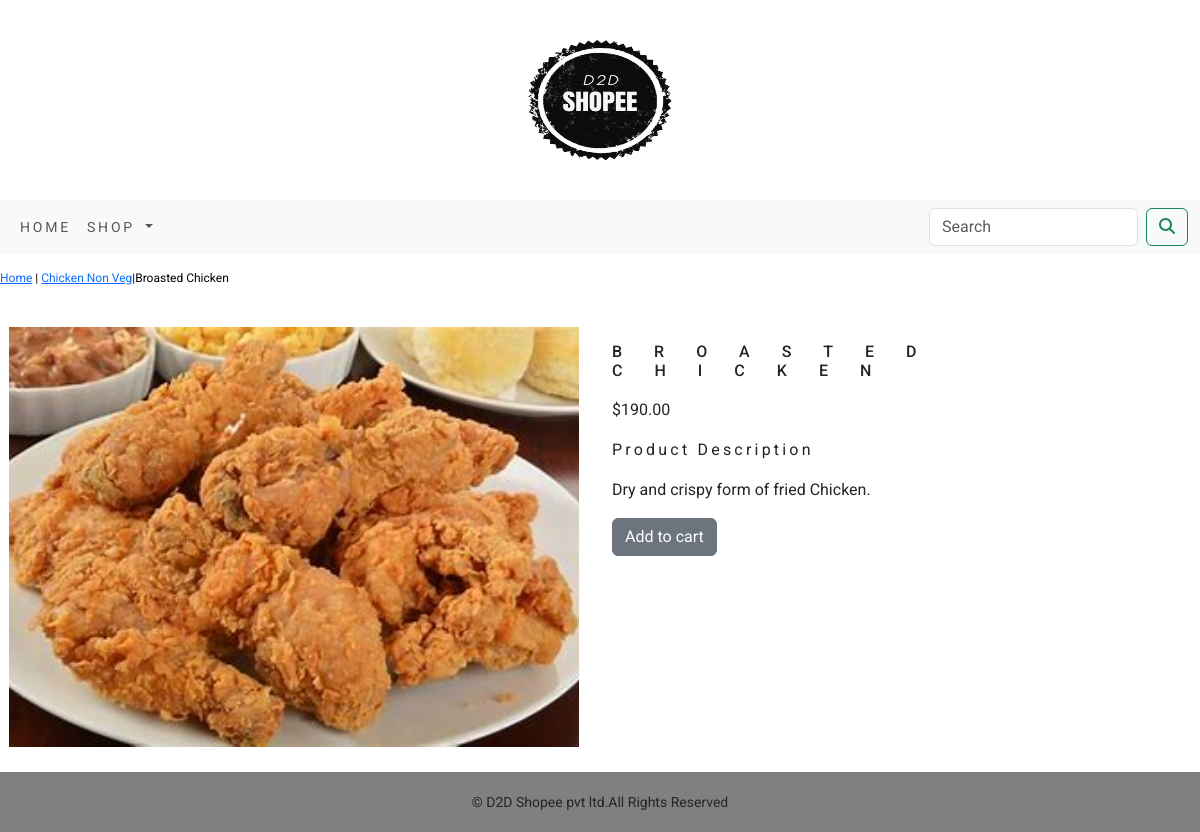
The page /chicken-non-veg/broasted-chicken/ on the database its author committed.
### E_shop/models.py (models this page shows, shortened)
class Product(models.Model):
    name=models.CharField(max_length=250,unique=True)
    slug=models.SlugField(max_length=250,unique=True)
    description=models.TextField(blank=True)
    price=models.DecimalField(max_digits=10,decimal_places=2)
    category=models.ForeignKey(Category,on_delete=models.CASCADE)
    image = models.ImageField(upload_to='product', blank=True)
    stock=models.IntegerField()
    available=models.BooleanField(default=True)
    created=models.DateTimeField(auto_now_add=True)
    updated=models.DateTimeField(auto_now=True)
    class Meta:
        ordering=('name',)
        verbose_name='product'
        verbose_name_plural='products'

class Category(models.Model):
    name=models.CharField(max_length=250,unique=True)
    slug=models.SlugField(max_length=250,unique=True)
    description=models.TextField(blank=True)
    image=models.ImageField(upload_to='category',blank=True)
    class Meta:
        ordering=('name',)
        verbose_name='category'
        verbose_name_plural='categories'
    def get_url(self):
        return reverse('E_shop:products_by_category', args=[self.slug])
    def __str__(self):
        return '{}'.format(self.name)

### E_shop/views.py (the view)
# urls.py: path('<slug:c_slug>/<slug:product_slug>/', views.proDetail, name='prodCatDetail')
def proDetail(request,c_slug,product_slug):
    try:
        product=Product.objects.get(category__slug=c_slug,slug=product_slug)
    except Exception as e:
        raise e
    return render(request,'product.html',{'product':product})

### E_shop/context_processors.py (called while the page is built)
def menu_links(request):
    links=Category.objects.all()
    return dict(links=links)

### cart/context_processors.py (called while the page is built)
def counter(request):
    item_count=0
    if 'admin' in request.path:
        return {}
    else:
        try:
            cart=Cart.objects.filter(cart_id=_cart_id(request))
            cart_items=CartItem.objects.all().filter(cart=cart[:1])
            for cart_item in cart_items:
                item_count += cart_item.quantity
        except Cart.DoesNotExist:
            item_count=0
    return dict(item_count=item_count)

### cart/views.py (called while the page is built)
def _cart_id(request):
    cart=request.session.session_key
    if not cart:
        cart=request.session.create()
    return  cart

### templates/product.html (shortened to what this page needs)
{% extends 'base.html' %}
{% load static %}
{% block content %}
<div class="row my_prod_row_class" style="padding-top:15px;padding-bottom:25px;">
    <div class="mx_auto">
        <p><a href="{% url 'E_shop:allProdCat'%}">Home</a> | <a href="{{product.category.get_url}}">{{product.category}}</a>|{{product.name}}</p>
    </div>
    <div class="container">
<br>
<div class="row">
    <div class="col-12 col-sm-12 col-md-12 col-lg-6 text-center">
        <div style="min-width:18rem;">
            <img src="{{product.image.url}}" alt="{{product.name}}" style="height:420px;">
        </div>
    </div>
    <div class="col-12 col-sm-12 col-md-12 col-lg-6">
        <h1 class="my_prod_title">{{product.name}}</h1>
        <p>${{product.price}}</p>
        <p class="my_title">Product Description</p>
        <p class="text-justify my_prod_text">{{product.description}}</p>
        {% if product.stock <= 0 %}
        <p class="text-justify my_prod_text"><b>Out of stock</b></p>
        {% else %}
        <a  class="btn btn-secondary" href="{% url 'cart:add_cart' product.id %}">Add to cart</a>
        {% endif %}
    </div>
</div>
</div>
</div>
{% endblock %}

### static/css/custom.css (style rules this page uses)
body { font-family: 'Roboto', sans-serif; }
.my_title { font-size:16px; text_transform:uppercase; letter-spacing:0.2rem; }
.my_prod_row_class { padding-top:15px; padding-bottom:25px; }
.my_prod_row_class .mx_auto { color:#000; font-size:12px; text-decoration:none; }
.my_prod_title { font-size:16px; text-transform:uppercase; letter-spacing:2em; padding-top:15px; padding-bottom:10px; }
.my_prod_text { padding-right:20px; }

### rows shown on the page
Product: category "Chicken Non Veg", name "Broasted Chicken", image (picture), name "BROASTED CHICKEN", price "190.00", description "Dry and crispy form of fried Chicken."
